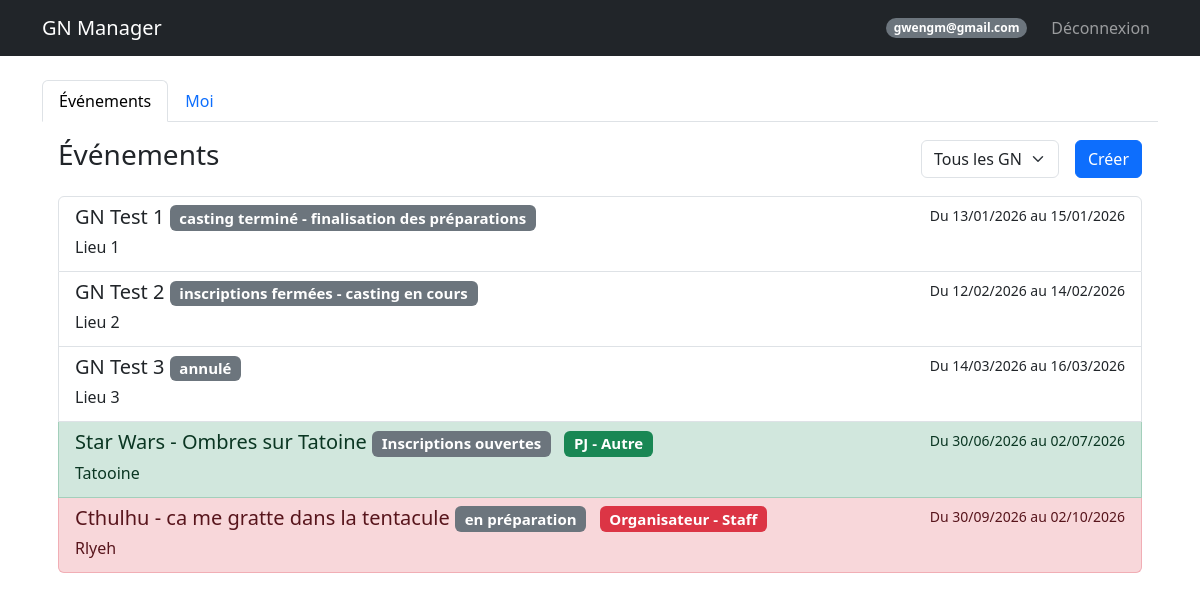
The page /dashboard (signed in) on the database as committed earlier.
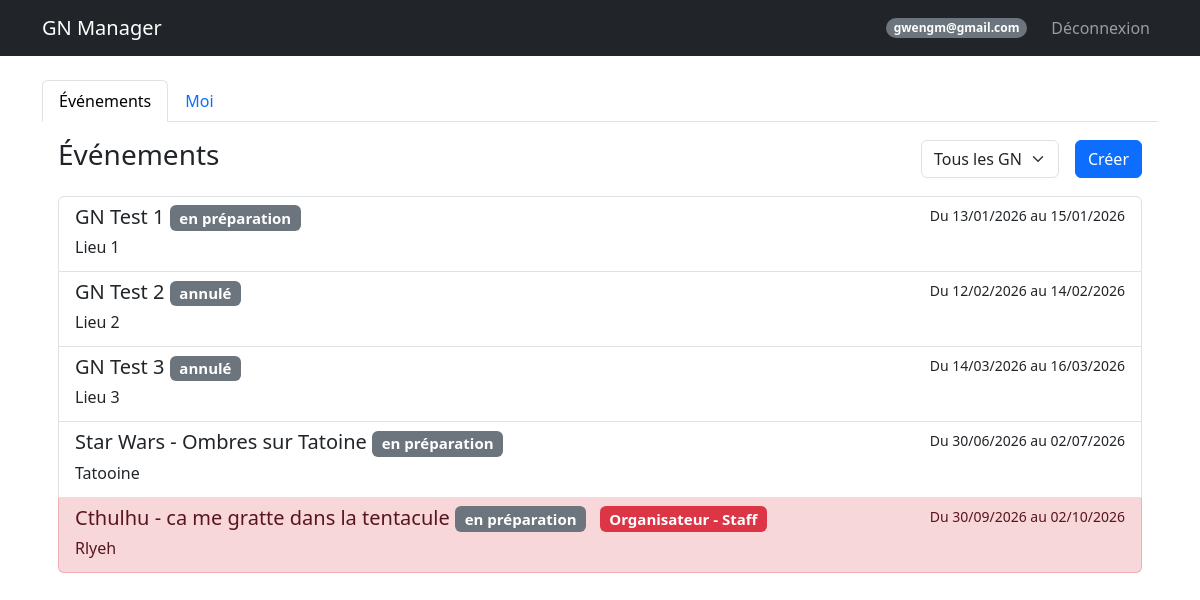
The same page on the database as committed later.
### models.py (models this page shows, shortened)
class User(UserMixin, db.Model):
    id = db.Column(db.Integer, primary_key=True)
    email = db.Column(db.String(120), unique=True, nullable=False)
    password_hash = db.Column(db.String(128))
    nom = db.Column(db.String(80))
    prenom = db.Column(db.String(80))
    age = db.Column(db.Integer)
    genre = db.Column(db.String(20))
    avatar_url = db.Column(db.String(200))
    role = db.Column(db.String(20), default='user') # createur, sysadmin, user
    is_banned = db.Column(db.Boolean, default=False)
    is_deleted = db.Column(db.Boolean, default=False) # Soft delete
    @property
    def is_admin(self):
        return self.role in ['createur', 'sysadmin']

class Event(db.Model):
    id = db.Column(db.Integer, primary_key=True)
    name = db.Column(db.String(100), nullable=False)
    description = db.Column(db.Text) # Added
    date_start = db.Column(db.DateTime, nullable=False)
    date_end = db.Column(db.DateTime, nullable=False)
    location = db.Column(db.String(200))
    background_image = db.Column(db.String(200))
    visibility = db.Column(db.String(20), default='public') # public, private
    organizer_structure = db.Column(db.String(100))
    external_link = db.Column(db.String(255)) # Added (Google Forms)
    statut = db.Column(db.String(50), default='En préparation') # Added 'statut' as per user correctness
    groups_config = db.Column(db.Text, default='{"PJ": ["Peu importe"], "PNJ": ["Peu importe"], "Organisateur": ["Peu importe"]}') # JSON stored as string

class Participant(db.Model):
    id = db.Column(db.Integer, primary_key=True)
    event_id = db.Column(db.Integer, db.ForeignKey('event.id'), nullable=False)
    user_id = db.Column(db.Integer, db.ForeignKey('user.id'), nullable=False)
    type = db.Column(db.String(50)) # Organisateur, PJ, PNJ
    group = db.Column(db.String(50))
    role_id = db.Column(db.Integer, db.ForeignKey('role.id', use_alter=True, name='fk_participant_role'), nullable=True)
    role_communicated = db.Column(db.Boolean, default=False)
    role_received = db.Column(db.Boolean, default=False) # Added
    registration_status = db.Column(db.String(50), default='À valider') # Added
    payment_method = db.Column(db.String(50))
    payment_amount = db.Column(db.Float, default=0.0)
    payment_comment = db.Column(db.Text) # Added separate comment for payment if needed, or use generic comment
    comment = db.Column(db.Text)
    custom_image = db.Column(db.String(200))
    user = db.relationship('User', backref='participations')
    event = db.relationship('Event', backref='participants')
    role = db.relationship('Role', foreign_keys=[role_id], backref='participants_with_role')

### routes.py (the view)
@main.route('/dashboard')
@login_required
def dashboard():
    users_pagination = None
    if current_user.is_admin: # Uses the property we added
        page = request.args.get('page', 1, type=int)
        users_pagination = User.query.paginate(page=page, per_page=20, error_out=False)
    filter_type = request.args.get('filter', 'all')
    my_participations = Participant.query.filter_by(user_id=current_user.id).all()
    my_event_ids = [p.event_id for p in my_participations]
    my_roles = {p.event_id: p for p in my_participations} # Map event_id -> Participant object
    events = []
    now = datetime.now()
    if filter_type == 'mine':
        if my_event_ids:
            events = Event.query.filter(Event.id.in_(my_event_ids)).order_by(Event.date_start).all()
    elif filter_type == 'future':
        events = Event.query.filter(Event.date_start >= now).order_by(Event.date_start).all()
    elif filter_type == 'past':
        events = Event.query.filter(Event.date_end < now).order_by(Event.date_start.desc()).all()
    else:
        events = Event.query.order_by(Event.date_start).all()
    admin_view = request.args.get('admin_view')
    return render_template('dashboard.html', user=current_user, users_pagination=users_pagination, events=events, my_event_ids=my_event_ids, my_roles=my_roles, current_filter=filter_type, admin_view=admin_view)

### templates/dashboard.html (shortened to what this page needs)
{% extends "base.html" %}
{% block content %}
<ul class="nav nav-tabs" id="myTab" role="tablist">
    <li class="nav-item" role="presentation">
        <button class="nav-link {% if not admin_view %}active{% endif %}" id="events-tab" data-bs-toggle="tab"
            data-bs-target="#events" type="button" role="tab">Événements</button>
    </li>
    <li class="nav-item" role="presentation">
        <button class="nav-link" id="me-tab" data-bs-toggle="tab" data-bs-target="#me" type="button"
            role="tab">Moi</button>
    </li>
</ul>
<div class="tab-content" id="myTabContent">
    <div class="tab-pane fade p-3 {% if not admin_view %}show active{% endif %}" id="events" role="tabpanel">
        <div class="d-flex justify-content-between align-items-center mb-3">
            <h3>Événements</h3>
            <div class="d-flex gap-2">
                <form action="/dashboard" method="GET" class="d-flex align-items-center">
                    <select name="filter" class="form-select me-2" onchange="this.form.submit()">
                        <option value="all" {% if current_filter=='all' %}selected{% endif %}>Tous les GN</option>
                    </select>
                </form>
                <a href="/event/create" class="btn btn-primary">Créer</a>
            </div>
        </div>
        <div class="list-group">
            {% for e in events %}
            {% set participation = my_roles.get(e.id) %}
            {% set row_class = "" %}
            {% set badge_class = "" %}
            {% set badge_text = "" %}
            {% if participation %}
            {% if participation.type == 'organisateur' or participation.type == 'Organisateur' %}
            {% set row_class = "list-group-item-danger" %}
            {% set badge_class = "bg-danger" %}
            {% set badge_text = "Organisateur" %}
            {% elif participation.type == 'PJ' %}
            {% set row_class = "list-group-item-success" %}
            {% set badge_class = "bg-success" %}
            {% set badge_text = "PJ" %}
            {% elif participation.type == 'PNJ' %}
            {% set row_class = "list-group-item-primary" %}
            {% set badge_class = "bg-primary" %}
            {% set badge_text = "PNJ" %}
            {% else %}
            {% set row_class = "list-group-item-success" %}
            {% set badge_class = "bg-success" %}
            {% set badge_text = participation.type %}
            {% endif %}
            {% endif %}
            {% set status_color = "bg-secondary" %}
            {% if e.statut == "Événement en cours" %}
            {% set status_color = "bg-success" %}
            {% elif e.statut == "Terminé" %}
            {% set status_color = "bg-dark" %}
            {% elif e.statut == "Annulé" %}
            {% set status_color = "bg-danger" %}
            {% elif e.statut == "En préparation" %}
            {% set status_color = "bg-info text-dark" %}
            {% endif %}
            <a href="/event/{{ e.id }}" class="list-group-item list-group-item-action {{ row_class }}">
                <div class="d-flex w-100 justify-content-between">
                    <h5 class="mb-1">
                        {{ e.name }}
                        <span class="badge {{ status_color }}">{{ e.statut }}</span>
                        {% if participation %}
                        <span class="badge {{ badge_class }} ms-2">{{ badge_text }}
                            {% if participation.group and participation.group != 'Peu importe' %}
                            - {{ participation.group }}
                            {% endif %}
                        </span>
                        {% endif %}
                    </h5>
                    <small>Du {{ e.date_start.strftime('%d/%m/%Y') }} au {{ e.date_end.strftime('%d/%m/%Y') }}</small>
                </div>
                <p class="mb-1">{{ e.location }}</p>
            </a>
            {% else %}
            <p class="text-muted text-center mt-4">Aucun événement trouvé pour ce filtre.</p>
            {% endfor %}
        </div>
    </div>
        {% endblock %}

### templates/base.html (shortened to what this page needs)
<!DOCTYPE html>
<html lang="fr">
<head>
    <link href="https://cdn.jsdelivr.net/npm/bootstrap@5.3.0/dist/css/bootstrap.min.css" rel="stylesheet">
    <link rel="stylesheet" href="https://cdn.jsdelivr.net/npm/bootstrap-icons@1.11.3/font/bootstrap-icons.min.css">
</head>
<body>
    <nav class="navbar navbar-expand-lg navbar-dark bg-dark">
        <div class="container">
            <a class="navbar-brand" href="/">GN Manager</a>
            {% if current_user.is_authenticated %}
            <div class="navbar-nav ms-auto align-items-center">
                <span class="badge bg-secondary rounded-pill me-3">{{ current_user.email }}</span>
                <a class="nav-link" href="/logout">Déconnexion</a>
            </div>
            {% endif %}
        </div>
    </nav>
    <div class="container mt-4">
        {% block content %}{% endblock %}
</body>
</html>

Rows that differ between the two databases and show on the page:
removed Participant: group "Autre"
changed Event "GN Test 1": statut "casting terminé - finalisation des préparations" → "en préparation"
changed Event "GN Test 2": statut "inscriptions fermées - casting en cours" → "annulé"
changed Event "Star Wars - Ombres sur Tatoine": statut "Inscriptions ouvertes" → "en préparation"; badge_text "PJ" → (not shown)
